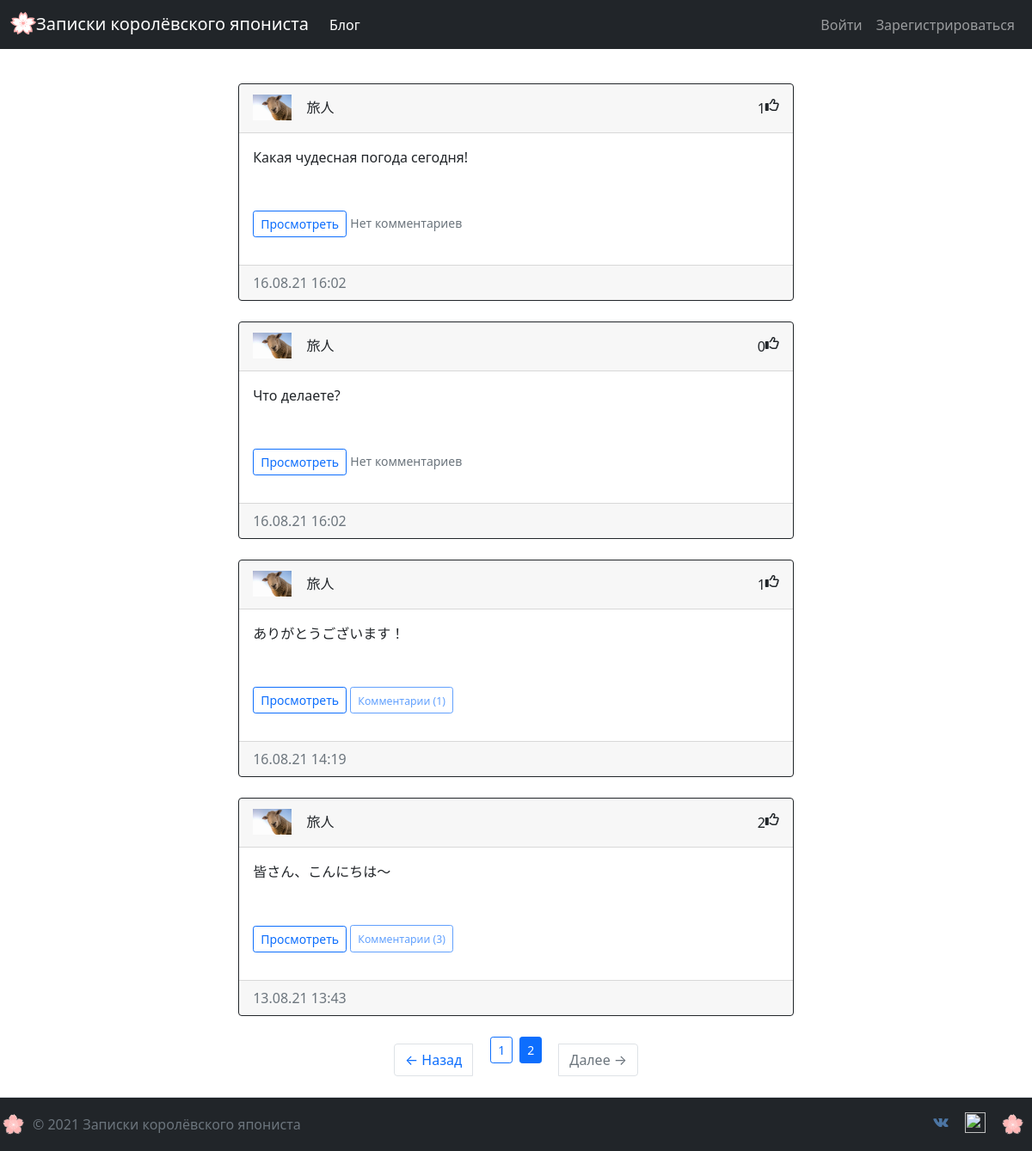
The page /home?page=2 on the database its author committed.
### app/models.py (models this page shows, shortened)
class Post(db.Model):
    id = db.Column(db.Integer, primary_key=True)
    text = db.Column(db.Text(400), nullable=False)
    created_date = db.Column(db.DateTime(timezone=True), default=func.now())
    author = db.Column(db.Integer, db.ForeignKey('user.id'), nullable=False)
    comments = db.relationship('Comment', backref='post', passive_deletes=True)
    likes = db.relationship('Like', backref='post', passive_deletes=True)

class User(db.Model, UserMixin):
    id = db.Column(db.Integer, primary_key=True)
    email = db.Column(db.String(50), unique=True)
    username = db.Column(db.String(50), unique=True)
    password = db.Column(db.String(10))
    created_date = db.Column(db.DateTime(timezone=True), default=func.now())
    admin = db.Column(db.Boolean, default=False)
    about_me = db.Column(db.String(140))
    last_seen = db.Column(db.DateTime(timezone=True), default=func.now())
    avatar = db.Column(db.String(50), default=None)
    posts = db.relationship('Post', backref='user')
    comments = db.relationship('Comment', backref='user')
    likes = db.relationship('Like', backref='user')
    def get_avatar(self, size):
        if self.avatar:
            return f'/static/avatars/{self.username}_{self.avatar}'
        else:
            digest = md5(self.email.lower().encode('utf-8')).hexdigest()
            return f'https://www.gravatar.com/avatar/{digest}?d=identicon&s={size}'

### app/views.py (the view)
@views.route('/home')
def home():
    page = request.args.get('page', 1, type=int)
    posts = Post.query.order_by(desc('id')).paginate(
        page, 5, False)
    next_url = url_for('views.home', page=posts.next_num) \
        if posts.has_next else None
    prev_url = url_for('views.home', page=posts.prev_num) \
        if posts.has_prev else None
    return render_template('home.html', user=current_user, posts=posts, next_url=next_url, prev_url=prev_url)

### app/views.py (called while the page is built)
@views.before_app_request
def before_request():
    if current_user.is_authenticated:
        current_user.last_seen = datetime.now()
        db.session.commit()

### app/templates/home.html (shortened to what this page needs)
{% extends 'base.html' %}
{% block content %}
<br/>
<div class="container md-3 for-post">
{% for post in posts.items %}
    <div class="card border-dark" >
        <div class="card-header d-flex justify-content-between align-item-center">
            <div>
            <img src="{{ post.user.get_avatar(30) }}" width="auto" height="30">
            <a href="/{{post.user.username}}/profile" class="btn" role="button">{{post.user.username}}</a>
            </div>
            <div class="d-flex justify-content-end align-item-center my-2">
                <span id="likes-count-{{post.id}}">{{ post.likes|length }}</span>
                {% if user.id in post.likes|map(attribute="author")|list %}
                <i class="fas fa-thumbs-up"
                   id="like-button-{{post.id}}"
                   onclick="like({{post.id}})"></i>
                {% else %}
                <i class="far fa-thumbs-up"
                   id="like-button-{{post.id}}"
                   onclick="like({{post.id}})"></i>
                {% endif %}
            </div>
        </div>
        <div class="card-body">
            <div class="card-text" style="height: 50px; overflow: hidden;">{{ post.text }}</div>
            <br/>
            <p class="card-text">
                <a role="button" href="/post/{{post.id}}" class="btn btn-sm btn-outline-primary">Просмотреть</a>
                {% if post.comments|length > 0 %}
                    <button data-bs-toggle="collapse" role="button"
                       class="btn btn-sm btn-outline-primary" disabled>
                        <small id="comments-button-{{post.id}}"
                                >Комментарии </small>
                        <small id="comments-count-{{post.id}}">({{ post.comments|length }})</small>
                    </button>
                {% else %}
                    <small class="text-muted">Нет комментариев</small>
                {% endif %}
            </p>
        </div>
        <div class="card-footer text-muted">
            {{ local_time(post.created_date) }}
        </div>
    </div>
    <br/>
{% endfor %}
    <nav aria-label="...">
        <ul class="pagination justify-content-center align-item-center">
            <li class="page-item previous{% if not prev_url %} disabled{% endif %} nav-item nav-link">
                <a class="page-link" href="{{ prev_url or '#' }}">
                    <span aria-hidden="true">&larr;</span> Назад
                </a>
            </li>
            {% for page_num in posts.iter_pages(left_edge=1, right_edge=1, left_current=1, right_current=2) %}
                {% if page_num %}
                    {% if posts.page == page_num %}
                        <li class="mx-1 "><a type="button" class="btn btn-sm btn-primary"
                                             href=" {{ url_for('views.home', page=page_num) }}">{{ page_num }}</a></li>
                    {% else %}
                        <li class="mx-1 "><a type="button" class="btn btn-sm btn-outline-primary"
                                             href=" {{ url_for('views.home', page=page_num) }}">{{ page_num }}</a></li>
                    {% endif %}
                {% else %}
                    <li>...</li>
                {% endif %}
            {% endfor %}
            <li class="page-item next{% if not next_url %} disabled{% endif %} nav-item nav-link">
                <a class="page-link" href="{{ next_url or '#' }}">
                    Далее <span aria-hidden="true">&rarr;</span>
                </a>
            </li>
        </ul>
    </nav>
</div>
{% endblock %}

### app/static/styles.css (style rules this page uses)
.for-post { width: 60%; margin-left: auto; margin-right: auto; }

### rows shown on the page
Post: user.get_avatar (picture), user.username "旅人", likes|length "1", text "Какая чудесная погода сегодня!", shows "Нет комментариев", created_date "16.08.21 16:02"
Post: user.get_avatar (picture), user.username "旅人", likes|length "0", text "Что делаете?", shows "Нет комментариев", created_date "16.08.21 16:02"
Post: user.get_avatar (picture), user.username "旅人", likes|length "1", text "ありがとうございます！", comments|length "1", created_date "16.08.21 14:19"
Post: user.get_avatar (picture), user.username "旅人", likes|length "2", text "皆さん、こんにちは〜", comments|length "3", created_date "13.08.21 13:43"

### other values the page prints
{{ page_num }} "1"
{{ page_num }} "2"
